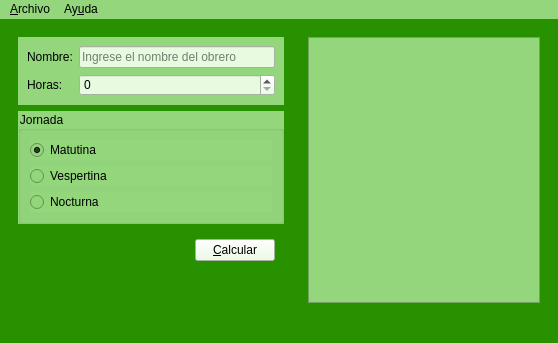
<?xml version="1.0" encoding="UTF-8"?>
<ui version="4.0">
 <class>Principal</class>
 <widget class="QMainWindow" name="Principal">
  <property name="geometry">
   <rect>
    <x>0</x>
    <y>0</y>
    <width>558</width>
    <height>343</height>
   </rect>
  </property>
  <property name="windowTitle">
   <string>Salarios</string>
  </property>
  <property name="windowIcon">
   <iconset resource="Recursos.qrc">
    <normaloff>:/imagenes/Recursos/salario.png</normaloff>:/imagenes/Recursos/salario.png</iconset>
  </property>
  <property name="styleSheet">
   <string notr="true">background-color: rgb(39, 145, 0);</string>
  </property>
  <widget class="QWidget" name="centralwidget">
   <layout class="QHBoxLayout" name="horizontalLayout_2">
    <item>
     <widget class="QWidget" name="widget_3" native="true">
      <property name="minimumSize">
       <size>
        <width>250</width>
        <height>0</height>
       </size>
      </property>
      <property name="maximumSize">
       <size>
        <width>500</width>
        <height>16777215</height>
       </size>
      </property>
      <layout class="QVBoxLayout" name="verticalLayout_3">
       <item>
        <widget class="QWidget" name="widget_2" native="true">
         <property name="styleSheet">
          <string notr="true">background-color: rgb(147, 214, 123);</string>
         </property>
         <layout class="QFormLayout" name="formLayout">
          <item row="0" column="1">
           <widget class="QLineEdit" name="inNombre">
            <property name="styleSheet">
             <string notr="true">background-color: rgb(232, 251, 225);</string>
            </property>
            <property name="placeholderText">
             <string>Ingrese el nombre del obrero</string>
            </property>
           </widget>
          </item>
          <item row="1" column="0">
           <widget class="QLabel" name="label_2">
            <property name="text">
             <string>Horas:</string>
            </property>
           </widget>
          </item>
          <item row="1" column="1">
           <widget class="QSpinBox" name="inHoras">
            <property name="styleSheet">
             <string notr="true">background-color: rgb(232, 251, 225);</string>
            </property>
            <property name="maximum">
             <number>50</number>
            </property>
           </widget>
          </item>
          <item row="0" column="0">
           <widget class="QLabel" name="label">
            <property name="text">
             <string>Nombre:</string>
            </property>
           </widget>
          </item>
         </layout>
        </widget>
       </item>
       <item>
        <widget class="QGroupBox" name="groupBox">
         <property name="styleSheet">
          <string notr="true">background-color: rgb(147, 214, 123);</string>
         </property>
         <property name="title">
          <string>Jornada</string>
         </property>
         <layout class="QVBoxLayout" name="verticalLayout_2">
          <item>
           <widget class="QRadioButton" name="inMatutino">
            <property name="text">
             <string>Matutina</string>
            </property>
            <property name="checked">
             <bool>true</bool>
            </property>
           </widget>
          </item>
          <item>
           <widget class="QRadioButton" name="inVespertina">
            <property name="text">
             <string>Vespertina</string>
            </property>
           </widget>
          </item>
          <item>
           <widget class="QRadioButton" name="inNocturna">
            <property name="text">
             <string>Nocturna</string>
            </property>
           </widget>
          </item>
         </layout>
        </widget>
       </item>
       <item>
        <widget class="QWidget" name="widget_4" native="true">
         <layout class="QHBoxLayout" name="horizontalLayout">
          <item>
           <spacer name="horizontalSpacer">
            <property name="orientation">
             <enum>Qt::Horizontal</enum>
            </property>
            <property name="sizeHint" stdset="0">
             <size>
              <width>145</width>
              <height>20</height>
             </size>
            </property>
           </spacer>
          </item>
          <item>
           <widget class="QPushButton" name="cmdCalcular">
            <property name="styleSheet">
             <string notr="true">background-color: rgb(232, 251, 225);</string>
            </property>
            <property name="text">
             <string>&amp;Calcular</string>
            </property>
           </widget>
          </item>
         </layout>
        </widget>
       </item>
       <item>
        <spacer name="verticalSpacer">
         <property name="orientation">
          <enum>Qt::Vertical</enum>
         </property>
         <property name="sizeHint" stdset="0">
          <size>
           <width>20</width>
           <height>40</height>
          </size>
         </property>
        </spacer>
       </item>
      </layout>
     </widget>
    </item>
    <item>
     <widget class="QWidget" name="widget" native="true">
      <property name="minimumSize">
       <size>
        <width>250</width>
        <height>0</height>
       </size>
      </property>
      <property name="maximumSize">
       <size>
        <width>250</width>
        <height>16777215</height>
       </size>
      </property>
      <layout class="QVBoxLayout" name="verticalLayout">
       <item>
        <widget class="QPlainTextEdit" name="outResultado">
         <property name="styleSheet">
          <string notr="true">background-color: rgb(147, 214, 123);</string>
         </property>
         <property name="readOnly">
          <bool>true</bool>
         </property>
        </widget>
       </item>
      </layout>
     </widget>
    </item>
   </layout>
  </widget>
  <widget class="QMenuBar" name="menuBar">
   <property name="geometry">
    <rect>
     <x>0</x>
     <y>0</y>
     <width>558</width>
     <height>20</height>
    </rect>
   </property>
   <property name="styleSheet">
    <string notr="true">background-color: rgb(147, 214, 123);</string>
   </property>
   <widget class="QMenu" name="menuArchivo">
    <property name="styleSheet">
     <string notr="true">background-color: rgb(39, 145, 0);</string>
    </property>
    <property name="title">
     <string>&amp;Archivo</string>
    </property>
    <addaction name="actionNuevo"/>
    <addaction name="actionAbrir"/>
    <addaction name="actionGuardar"/>
    <addaction name="actionCalcular"/>
    <addaction name="actionSalir"/>
   </widget>
   <widget class="QMenu" name="menuAyuda">
    <property name="styleSheet">
     <string notr="true">background-color: rgb(39, 145, 0);</string>
    </property>
    <property name="title">
     <string>Ay&amp;uda</string>
    </property>
    <addaction name="actionAcerca_de"/>
   </widget>
   <addaction name="menuArchivo"/>
   <addaction name="menuAyuda"/>
  </widget>
  <widget class="QStatusBar" name="statusBar"/>
  <action name="actionNuevo">
   <property name="icon">
    <iconset resource="Recursos.qrc">
     <normaloff>:/imagenes/Recursos/nuevo-documento.png</normaloff>:/imagenes/Recursos/nuevo-documento.png</iconset>
   </property>
   <property name="text">
    <string>&amp;Nuevo</string>
   </property>
   <property name="shortcut">
    <string>Ctrl+N</string>
   </property>
  </action>
  <action name="actionAbrir">
   <property name="icon">
    <iconset resource="Recursos.qrc">
     <normaloff>:/imagenes/Recursos/abrir-carpeta-de-computadora.png</normaloff>:/imagenes/Recursos/abrir-carpeta-de-computadora.png</iconset>
   </property>
   <property name="text">
    <string>A&amp;brir</string>
   </property>
   <property name="shortcut">
    <string>Ctrl+O</string>
   </property>
  </action>
  <action name="actionGuardar">
   <property name="icon">
    <iconset resource="Recursos.qrc">
     <normaloff>:/imagenes/Recursos/guardar-el-archivo.png</normaloff>:/imagenes/Recursos/guardar-el-archivo.png</iconset>
   </property>
   <property name="text">
    <string>&amp;Guardar</string>
   </property>
   <property name="shortcut">
    <string>Ctrl+S</string>
   </property>
  </action>
  <action name="actionSalir">
   <property name="icon">
    <iconset resource="Recursos.qrc">
     <normaloff>:/imagenes/Recursos/cerrar-sesion.png</normaloff>:/imagenes/Recursos/cerrar-sesion.png</iconset>
   </property>
   <property name="text">
    <string>&amp;Salir</string>
   </property>
   <property name="shortcut">
    <string>Ctrl+Q</string>
   </property>
  </action>
  <action name="actionAcerca_de">
   <property name="icon">
    <iconset resource="Recursos.qrc">
     <normaloff>:/imagenes/Recursos/signo-de-exclamacion-en-un-circulo.png</normaloff>:/imagenes/Recursos/signo-de-exclamacion-en-un-circulo.png</iconset>
   </property>
   <property name="text">
    <string>A&amp;cerca de </string>
   </property>
  </action>
  <action name="actionCalcular">
   <property name="icon">
    <iconset resource="Recursos.qrc">
     <normaloff>:/imagenes/Recursos/calculadora.png</normaloff>:/imagenes/Recursos/calculadora.png</iconset>
   </property>
   <property name="text">
    <string>&amp;Calcular</string>
   </property>
   <property name="shortcut">
    <string>F1</string>
   </property>
  </action>
 </widget>
 <resources>
  <include location="Recursos.qrc"/>
 </resources>
 <connections/>
</ui>
